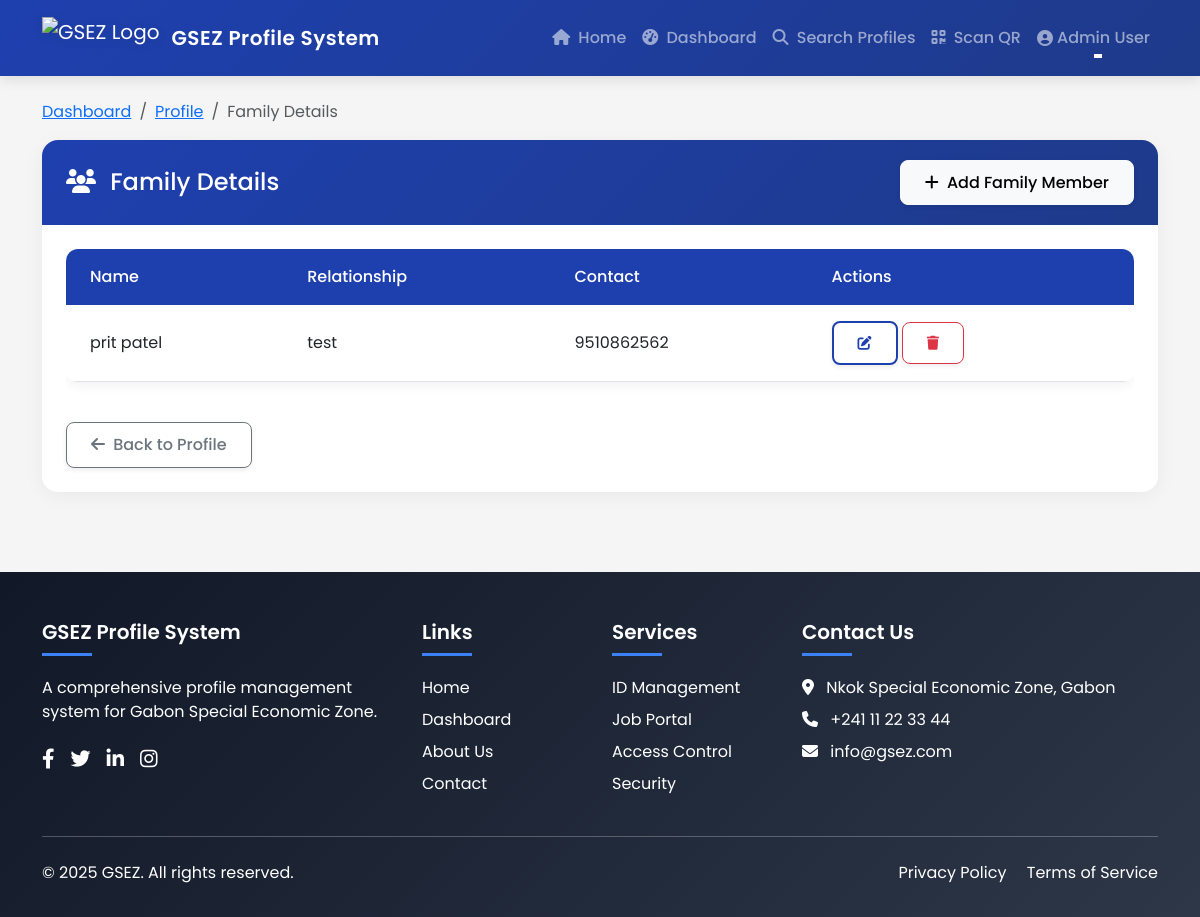
The page /profile/GSEZ-HR001/family-details/ (signed in) on the database its author committed.
### profile_system/models.py (models this page shows, shortened)
class FamilyDetail(models.Model):
    profile = models.ForeignKey(Profile, on_delete=models.CASCADE, related_name='family_details')
    name = models.CharField(max_length=100)
    relationship = models.CharField(max_length=50)
    contact = models.CharField(max_length=20, blank=True)

### profile_system/views.py (the view)
# urls.py: path('profile/<str:gsez_id>/family-details/', views.family_details, name='family_details'),
@login_required
def family_details(request, gsez_id):
    profile = get_object_or_404(Profile, gsez_id=gsez_id)
    if request.user != profile.user and not request.user.is_staff:
        messages.error(request, 'You do not have permission to view this profile.')
        return redirect('home')
    family_details = profile.family_details.all()
    context = {
        'profile': profile,
        'family_details': family_details,
    }
    return render(request, 'profile_system/family_details.html', context)

### profile_system/models.py (called while the page is built)
    @property
    def is_admin(self):
        return self.role == 'admin'

### templates/profile_system/family_details.html (shortened to what this page needs)
{% extends 'base.html' %}
{% load static %}
{% block content %}
<div class="container mt-4">
    <div class="row">
        <div class="col-md-12">
            <nav aria-label="breadcrumb">
                <ol class="breadcrumb">
                    <li class="breadcrumb-item"><a href="{% url 'dashboard' %}">Dashboard</a></li>
                    <li class="breadcrumb-item"><a href="{% url 'profile_detail' gsez_id=profile.gsez_id %}">Profile</a></li>
                    <li class="breadcrumb-item active" aria-current="page">Family Details</li>
                </ol>
            </nav>
        </div>
    </div>
    <div class="row">
        <div class="col-md-12">
            <div class="card">
                <div class="card-header bg-primary text-white d-flex justify-content-between align-items-center">
                    <h4 class="mb-0">
                        <i class="fas fa-users me-2"></i> Family Details
                    </h4>
                    <a href="{% url 'add_family_details' gsez_id=profile.gsez_id %}" class="btn btn-light">
                        <i class="fas fa-plus me-1"></i> Add Family Member
                    </a>
                </div>
                <div class="card-body">
                    {% if family_details %}
                        <div class="table-responsive">
                            <table class="table table-hover">
                                <thead>
                                    <tr>
                                        <th>Name</th>
                                        <th>Relationship</th>
                                        <th>Contact</th>
                                        <th>Actions</th>
                                    </tr>
                                </thead>
                                <tbody>
                                    {% for family in family_details %}
                                        <tr>
                                            <td>{{ family.name }}</td>
                                            <td>{{ family.relationship }}</td>
                                            <td>{{ family.contact|default:"Not provided" }}</td>
                                            <td>
                                                <a href="{% url 'edit_family_detail' gsez_id=profile.gsez_id family_id=family.id %}" class="btn btn-sm btn-outline-primary">
                                                    <i class="fas fa-edit"></i>
                                                </a>
                                                <a href="{% url 'delete_family_detail' gsez_id=profile.gsez_id family_id=family.id %}" class="btn btn-sm btn-outline-danger" onclick="return confirm('Are you sure you want to delete this family member?');">
                                                    <i class="fas fa-trash"></i>
                                                </a>
                                            </td>
                                        </tr>
                                    {% endfor %}
                                </tbody>
                            </table>
                        </div>
                    {% endif %}
                    <div class="mt-4">
                        <a href="{% url 'profile_detail' gsez_id=profile.gsez_id %}" class="btn btn-outline-secondary">
                            <i class="fas fa-arrow-left me-1"></i> Back to Profile
                        </a>
                    </div>
                </div>
            </div>
        </div>
    </div>
</div>
{% endblock %}

### templates/base.html (shortened to what this page needs)
<!DOCTYPE html>
<html lang="en">
<head>
    <link href="https://cdn.jsdelivr.net/npm/bootstrap@5.3.0/dist/css/bootstrap.min.css" rel="stylesheet">
    <link rel="stylesheet" href="https://cdnjs.cloudflare.com/ajax/libs/font-awesome/6.4.0/css/all.min.css">
    <link href="https://unpkg.com/aos@2.3.1/dist/aos.css" rel="stylesheet">
</head>
<body>
    <nav class="navbar navbar-expand-lg navbar-dark sticky-top">
        <div class="container">
            <a class="navbar-brand" href="{% url 'home' %}">
                <img src="/static/img/GSEZ.png" alt="GSEZ Logo">
                <span>GSEZ Profile System</span>
            </a>
            <div class="collapse navbar-collapse" id="navbarNav">
                <ul class="navbar-nav ms-auto">
                    <li class="nav-item">
                        <a class="nav-link" href="{% url 'home' %}">
                            <i class="fas fa-home me-1"></i> Home
                        </a>
                    </li>
                    {% if user.is_authenticated %}
                        <li class="nav-item">
                            <a class="nav-link" href="{% url 'dashboard' %}">
                                <i class="fas fa-tachometer-alt me-1"></i> Dashboard
                            </a>
                        </li>
                        {% if user.is_staff %}
                            <li class="nav-item">
                                <a class="nav-link" href="{% url 'search_profiles' %}">
                                    <i class="fas fa-search me-1"></i> Search Profiles
                                </a>
                            </li>
                            <li class="nav-item">
                                <a class="nav-link" href="{% url 'scan_qr' %}">
                                    <i class="fas fa-qrcode me-1"></i> Scan QR
                                </a>
                            </li>
                        {% endif %}
                        <li class="nav-item dropdown">
                            <a class="nav-link dropdown-toggle d-flex align-items-center" href="#" id="userDropdown" role="button" data-bs-toggle="dropdown">
                                {% if user.profile.photo %}
                                    <img src="{{ user.profile.photo.url }}" alt="Profile" class="rounded-circle me-2" style="width: 28px; height: 28px; object-fit: cover;">
                                {% else %}
                                    <i class="fas fa-user-circle me-1"></i>
                                {% endif %}
                                {{ user.get_full_name|default:user.username }}
                            </a>
                        </li>
                    {% endif %}
                </ul>
            </div>
        </div>
    </nav>
    <main>
        {% block content %}{% endblock %}
    </main>
    <footer class="footer">
        <div class="container">
            <div class="row">
                <div class="col-lg-4 mb-4 mb-lg-0">
                    <h5>GSEZ Profile System</h5>
                    <p class="mb-4">A comprehensive profile management system for Gabon Special Economic Zone.</p>
                    <div class="d-flex gap-3">
                        <a href="#" class="text-white"><i class="fab fa-facebook-f fa-lg"></i></a>
                        <a href="#" class="text-white"><i class="fab fa-twitter fa-lg"></i></a>
                        <a href="#" class="text-white"><i class="fab fa-linkedin-in fa-lg"></i></a>
                        <a href="#" class="text-white"><i class="fab fa-instagram fa-lg"></i></a>
                    </div>
                </div>
                <div class="col-lg-2 col-md-4 col-6 mb-4 mb-md-0">
                    <h5>Links</h5>
                    <ul class="list-unstyled">
                        <li class="mb-2"><a href="{% url 'home' %}" class="text-white text-decoration-none">Home</a></li>
                        <li class="mb-2"><a href="{% url 'dashboard' %}" class="text-white text-decoration-none">Dashboard</a></li>
                        <li class="mb-2"><a href="#" class="text-white text-decoration-none">About Us</a></li>
                        <li><a href="#" class="text-white text-decoration-none">Contact</a></li>
                    </ul>
                </div>
                <div class="col-lg-2 col-md-4 col-6 mb-4 mb-md-0">
                    <h5>Services</h5>
                    <ul class="list-unstyled">
                        <li class="mb-2"><a href="#" class="text-white text-decoration-none">ID Management</a></li>
                        <li class="mb-2"><a href="{% url 'job_list' %}" class="text-white text-decoration-none">Job Portal</a></li>
                        <li class="mb-2"><a href="#" class="text-white text-decoration-none">Access Control</a></li>
                        <li><a href="#" class="text-white text-decoration-none">Security</a></li>
                    </ul>
                </div>
                <div class="col-lg-4 col-md-4">
                    <h5>Contact Us</h5>
                    <ul class="list-unstyled">
                        <li class="mb-2"><i class="fas fa-map-marker-alt me-2"></i> Nkok Special Economic Zone, Gabon</li>
                        <li class="mb-2"><i class="fas fa-phone me-2"></i> +241 11 22 33 44</li>
                        <li class="mb-2"><i class="fas fa-envelope me-2"></i> info@gsez.com</li>
                    </ul>
                </div>
            </div>
            <hr class="my-4 bg-light">
            <div class="row">
                <div class="col-md-6">
                    <p class="mb-md-0">&copy; {% now "Y" %} GSEZ. All rights reserved.</p>
                </div>
                <div class="col-md-6 text-md-end">
                    <p class="mb-0">
                        <a href="#" class="text-white text-decoration-none me-3">Privacy Policy</a>
                        <a href="#" class="text-white text-decoration-none">Terms of Service</a>
                    </p>
                </div>
            </div>
        </div>
    </footer>
</body>
</html>

### templates/base.html (style rules this page uses)
:root { --primary-color: #1e40af; --primary-light: #3b82f6; --primary-dark: #1e3a8a; --secondary-color: #0ea5e9; --accent-color: #f59e0b; --dark-color: #111827; --light-color: #f9fafb; --gray-color: #6b7280; --success-color: #10b981; --warning-color: #f59e0b; --danger-color: #ef4444; }
body { font-family: 'Poppins', sans-serif; background-color: #f5f5f5; color: var(--dark-color); }
.navbar { background: linear-gradient(135deg, var(--primary-color) 0%, var(--primary-dark) 100%); box-shadow: 0 4px 12px rgba(0, 0, 0, 0.1); padding: 0.75rem 1rem; }
.navbar-brand { display: flex; align-items: center; }
.navbar-brand img { height: 42px; margin-right: 12px; filter: drop-shadow(0 2px 4px rgba(0,0,0,0.1)); transition: transform 0.3s ease; }
.navbar-brand span { font-weight: 600; font-size: 1.25rem; letter-spacing: 0.5px; }
.nav-link { font-weight: 500; padding: 0.5rem 1rem; position: relative; transition: all 0.3s ease; }
.nav-link:after { content: ''; position: absolute; width: 0; height: 2px; bottom: 0; left: 50%; background-color: white; transition: all 0.3s ease; transform: translateX(-50%); }
.btn { font-weight: 500; border-radius: 8px; padding: 0.6rem 1.5rem; transition: all 0.3s ease; box-shadow: 0 2px 5px rgba(0, 0, 0, 0.08); }
.btn-outline-primary { border: 2px solid var(--primary-color); color: var(--primary-color); }
.card { border: none; border-radius: 16px; box-shadow: 0 4px 20px rgba(0, 0, 0, 0.05); transition: all 0.4s ease; overflow: hidden; }
.card-header { background: linear-gradient(135deg, var(--primary-color) 0%, var(--primary-dark) 100%); color: white; font-weight: 600; padding: 1.25rem 1.5rem; border-bottom: none; }
.card-body { padding: 1.5rem; }
.footer { background: linear-gradient(135deg, var(--dark-color) 0%, #2d3748 100%); color: white; padding: 3rem 0 2rem; margin-top: 5rem; }
.footer h5 { font-weight: 600; margin-bottom: 1.25rem; position: relative; padding-bottom: 0.75rem; }
.footer h5:after { content: ''; position: absolute; width: 50px; height: 3px; background-color: var(--primary-light); bottom: 0; left: 0; }
.table { border-radius: 12px; overflow: hidden; box-shadow: 0 4px 12px rgba(0, 0, 0, 0.05); }
.table thead th { background-color: var(--primary-color); color: white; font-weight: 500; border: none; padding: 1rem 1.5rem; }
.table tbody td { padding: 1rem 1.5rem; vertical-align: middle; }

### rows shown on the page
FamilyDetail: name "prit patel", relationship "test", contact "9510862562"

### other values the page prints
{{ user.get_full_name|default:user.username }} "Admin User"
